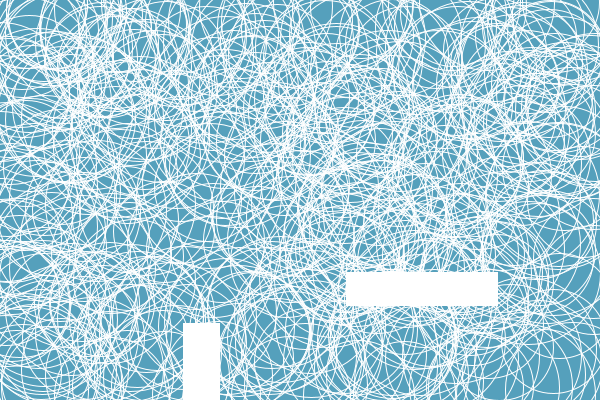
Frame 1 (no input)
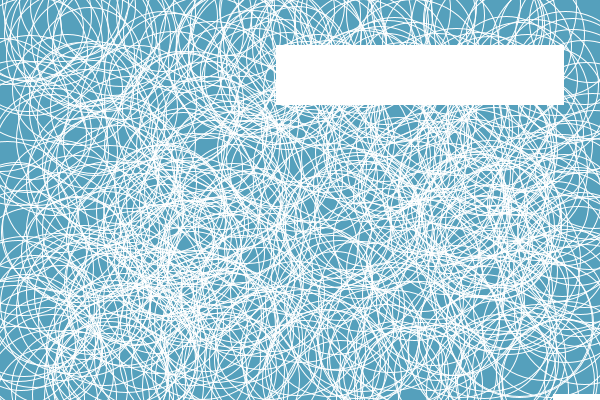
Frame 2 (the mouse pressed at the canvas centre, redrawn once)

The Processing sketch that drew these frames (run headless with seeded random() and noise(); the mouse was pressed at the canvas centre and the sketch redrawn once):

// Processing sketch: processing_58578
// ── processing_58578.pde

int Objectos; //variável para conjunto de objectos
int Objectos2; // nova variável para novo conjunto de objectos


float posX, posY; // variáveis para a posição de x e y
float diametro; // variavel para o diâmetro
float altura,largura;//variável para altura e largura

void setup() {//definir o Setup
  
  size(600,400);//tamanho da janela
  background (255); //cor do fundo
  smooth();//para anular o pixelizado das imagens dando-lhe um ar mais "macio" 
  noLoop();//faz com que o processing execute o código uma só vez
  
  Objectos = 500; // definição a quantidade de objectos no grupo
  Objectos2 = 5; // definição a quantidade de objectos no grupo
  }

void draw(){//executar o código

  background(85,160,188);//cor do fundo
  
  for ( int i = 50; i <Objectos; i++)//criaremos um sequência de repetições que começará em 50 e será menor que 500
  {
     noFill();//sem preenchimento
     stroke(255);//com delineado branco
     posX = random (width); // definir a posição de x
     posY = random (height); // definir a posição de y
     diametro = random (100,150); // definir os valores do diâmetro     
     
     ellipse ( posX, posY, diametro, diametro); // elipse
  } 
  
   for ( int i = 3; i < Objectos2; i++)//criaremos um sequência de repetições que começará em 3 e será menor que 5
  { fill(255);//com preenchimento branco
    stroke(255);//com delineado branco
     posX = random (width); // definir a posição de x 
     posY = random (height); // definir posição de y
     altura = random (300); // dar valores para a altura
     largura = random (300); // dar vaores à largura
     
     rect(posX,posY, altura,largura);//rectângulos
     
  }}
  
  
         
